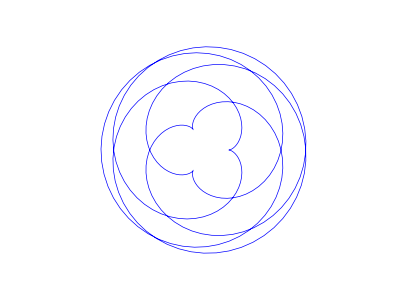

The Python source for this figure:
import matplotlib
matplotlib.use('Agg')
from pylab import *

def webshow( img ):
    savefig( img, dpi=50 )
    print 'Content-Type: text/html\n'
    print '<img width="400" height="300" src="'+img+'" />'

clf()
# draw epicycloid
a = 10.0 # try (a,b) = (10,7) (2,7) (4,7) (5,3)
b = 7.0 
t = arange (0.0, 2*a*pi, 0.1)
x = (1 + a/b)*cos(t) - (a/b)*cos((b/a + 1)*t)
y = (1 + a/b)*sin(t) - (a/b)*sin((b/a + 1)*t)
plot(x,y,'',linewidth=1, antialiased=True)
axis('off')
axis('equal')
webshow("flower.png")